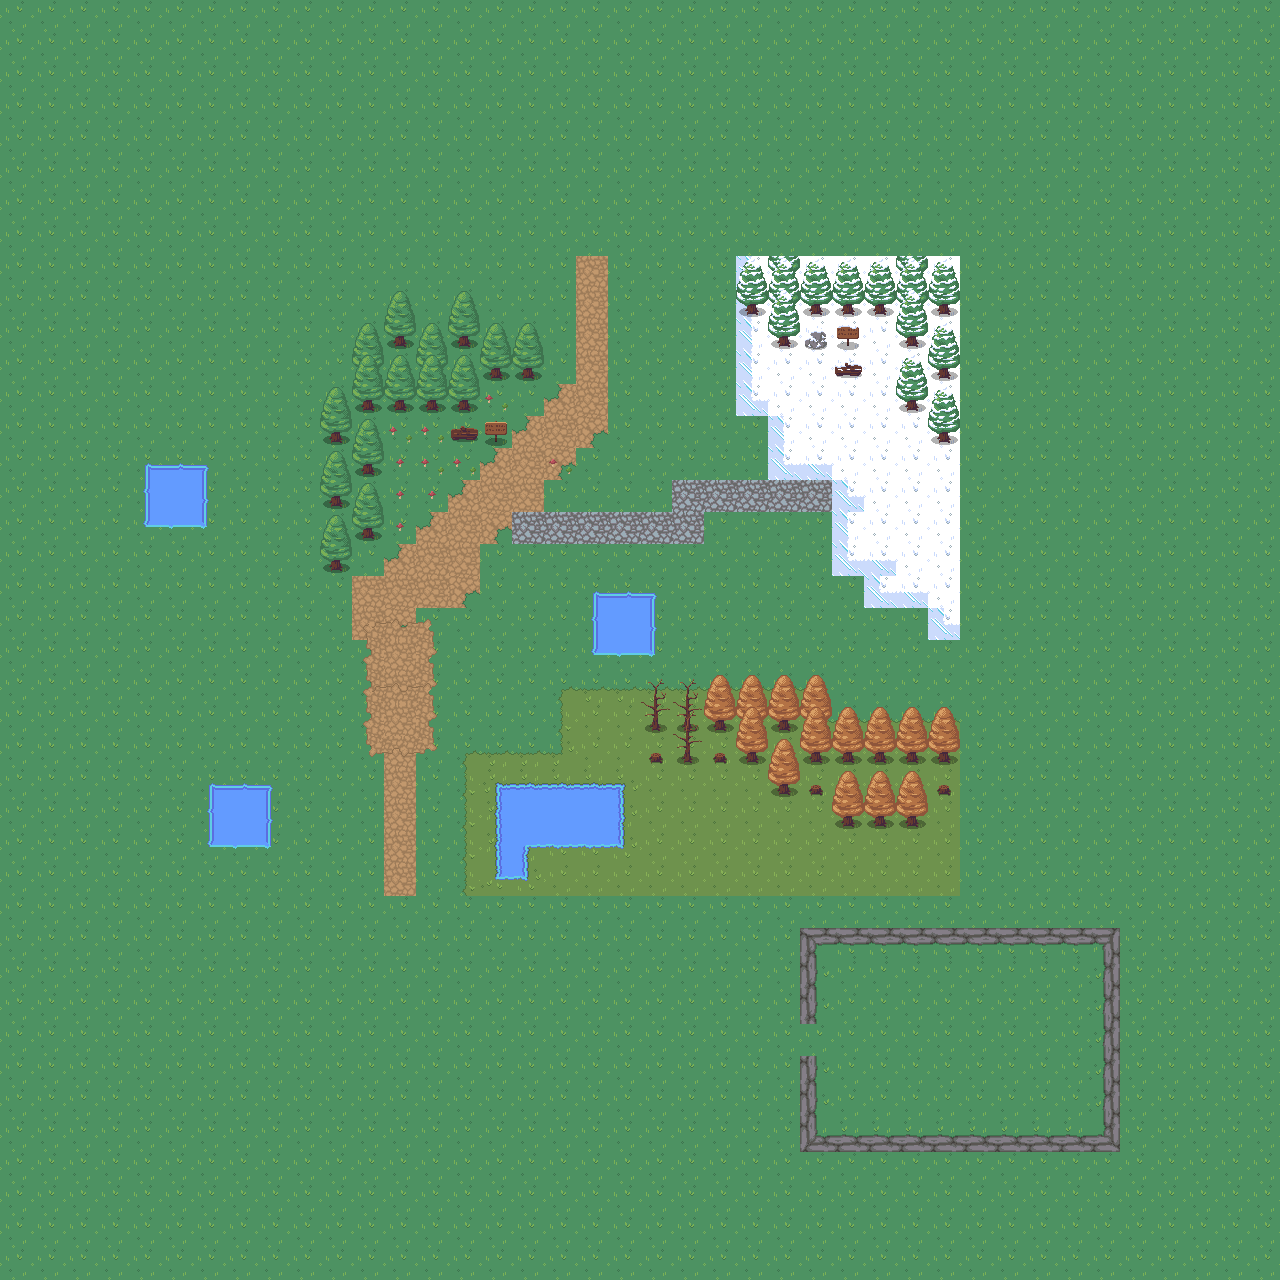

A level layout from a 2D game, rendered from its tile map. Below: a short description, then the map file with tile-grid data replaced by summaries:
An orthogonal 40x40 tile map with 32x32 px tiles, 5 tile layers (Ground, Road, GroundMisc, water, ...), 3 tilesets and 1 object (player).

<map version="1.4" tiledversion="1.4.3" orientation="orthogonal" renderorder="right-down" width="40" height="40" tilewidth="32" tileheight="32" infinite="0" nextlayerid="7" nextobjectid="2">
 <tileset firstgid="1" source="RPG Nature Tileset.tsx" />
 <tileset firstgid="181" source="IceTileset.tsx" />
 <tileset firstgid="361" source="RPG Nature Tileset Autumn - kopia.tsx" />
 <layer id="2" name="Ground" width="40" height="40">
  <data>[1600 cells, 1600 non-empty, 8 distinct tile ids]</data>
 </layer>
 <layer id="5" name="Road" width="40" height="40">
  <data>[1600 cells, 154 non-empty, 24 distinct tile ids]</data>
 </layer>
 <objectgroup id="6" name="Object Layer 1">
  <object id="1" name="player" x="512" y="512" width="31.3333" height="32" />
 </objectgroup>
 <layer id="3" name="GroundMisc" width="40" height="40">
  <data>[1600 cells, 36 non-empty, 18 distinct tile ids]</data>
 </layer>
 <layer id="4" name="water" width="40" height="40">
  <data>[1600 cells, 71 non-empty, 26 distinct tile ids]</data>
 </layer>
 <layer id="1" name="Trees" width="40" height="40">
  <data>[1600 cells, 81 non-empty, 12 distinct tile ids]</data>
 </layer>
</map>
